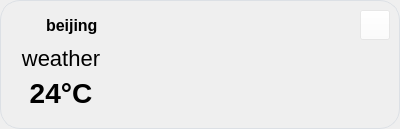
<?xml version="1.0" encoding="UTF-8"?>
<ui version="4.0">
 <class>WeatherWidget</class>
 <widget class="QWidget" name="WeatherWidget">
  <property name="geometry">
   <rect>
    <x>0</x>
    <y>0</y>
    <width>400</width>
    <height>129</height>
   </rect>
  </property>
  <property name="windowTitle">
   <string>WeatherWidget</string>
  </property>
  <property name="styleSheet">
   <string notr="true">QWidget#WeatherWidget{
}</string>
  </property>
  <layout class="QGridLayout" name="gridLayout">
   <property name="leftMargin">
    <number>0</number>
   </property>
   <property name="topMargin">
    <number>0</number>
   </property>
   <property name="rightMargin">
    <number>0</number>
   </property>
   <property name="bottomMargin">
    <number>0</number>
   </property>
   <item row="0" column="0">
    <widget class="QFrame" name="frame">
     <property name="styleSheet">
      <string notr="true">
QFrame#frame {
    background: qlineargradient(x1:0, y1:0, x2:1, y2:1,
                                stop:0 #dceefb,
                                stop:0.5 #eef6fc,
                                stop:1 #f5f9ff);
    border-radius: 20px;
	border: 1px solid #DCE0E5;
}



      </string>
     </property>
     <property name="frameShape">
      <enum>QFrame::NoFrame</enum>
     </property>
     <layout class="QGridLayout" name="gridLayout_2">
      <property name="leftMargin">
       <number>9</number>
      </property>
      <property name="topMargin">
       <number>9</number>
      </property>
      <property name="rightMargin">
       <number>9</number>
      </property>
      <property name="bottomMargin">
       <number>9</number>
      </property>
      <property name="horizontalSpacing">
       <number>6</number>
      </property>
      <item row="1" column="0" colspan="2">
       <widget class="QLabel" name="weatherLabel">
        <property name="minimumSize">
         <size>
          <width>90</width>
          <height>0</height>
         </size>
        </property>
        <property name="styleSheet">
         <string notr="true">color: rgb(0,0,0);
font-size: 22px;</string>
        </property>
        <property name="text">
         <string>weather</string>
        </property>
        <property name="alignment">
         <set>Qt::AlignCenter</set>
        </property>
       </widget>
      </item>
      <item row="0" column="0">
       <layout class="QHBoxLayout" name="horizontalLayout">
        <item>
         <widget class="QLabel" name="locLabel">
          <property name="minimumSize">
           <size>
            <width>30</width>
            <height>30</height>
           </size>
          </property>
          <property name="styleSheet">
           <string notr="true">border-image: url(:/icon/icon/loc.png);</string>
          </property>
          <property name="text">
           <string/>
          </property>
         </widget>
        </item>
        <item>
         <widget class="QLabel" name="cityLabel">
          <property name="minimumSize">
           <size>
            <width>60</width>
            <height>30</height>
           </size>
          </property>
          <property name="styleSheet">
           <string notr="true">color: rgb(0,0,0);
font-weight: 500;
font-size:16px;
</string>
          </property>
          <property name="text">
           <string>beijing</string>
          </property>
         </widget>
        </item>
       </layout>
      </item>
      <item row="0" column="2">
       <spacer name="horizontalSpacer">
        <property name="orientation">
         <enum>Qt::Horizontal</enum>
        </property>
        <property name="sizeHint" stdset="0">
         <size>
          <width>231</width>
          <height>20</height>
         </size>
        </property>
       </spacer>
      </item>
      <item row="0" column="3" rowspan="4">
       <layout class="QVBoxLayout" name="verticalLayout_3">
        <item>
         <widget class="QPushButton" name="refreshButton">
          <property name="minimumSize">
           <size>
            <width>30</width>
            <height>30</height>
           </size>
          </property>
          <property name="maximumSize">
           <size>
            <width>30</width>
            <height>16777215</height>
           </size>
          </property>
          <property name="styleSheet">
           <string notr="true">image: url(:/icon/icon/update.png);
background-color: rgba(255, 255, 255, 0.25);</string>
          </property>
          <property name="text">
           <string/>
          </property>
         </widget>
        </item>
        <item>
         <spacer name="verticalSpacer">
          <property name="orientation">
           <enum>Qt::Vertical</enum>
          </property>
          <property name="sizeHint" stdset="0">
           <size>
            <width>20</width>
            <height>40</height>
           </size>
          </property>
         </spacer>
        </item>
       </layout>
      </item>
      <item row="1" column="2" rowspan="3">
       <widget class="QLabel" name="weatherIconLabel">
        <property name="minimumSize">
         <size>
          <width>0</width>
          <height>0</height>
         </size>
        </property>
        <property name="text">
         <string/>
        </property>
       </widget>
      </item>
      <item row="2" column="0" colspan="2">
       <widget class="QLabel" name="tempatureLabel">
        <property name="minimumSize">
         <size>
          <width>90</width>
          <height>0</height>
         </size>
        </property>
        <property name="styleSheet">
         <string notr="true">color: rgb(0,0,0);
font-size: 28px;
font-weight: bold;
</string>
        </property>
        <property name="text">
         <string>24°C</string>
        </property>
        <property name="alignment">
         <set>Qt::AlignCenter</set>
        </property>
       </widget>
      </item>
     </layout>
    </widget>
   </item>
  </layout>
 </widget>
 <resources/>
 <connections/>
</ui>
